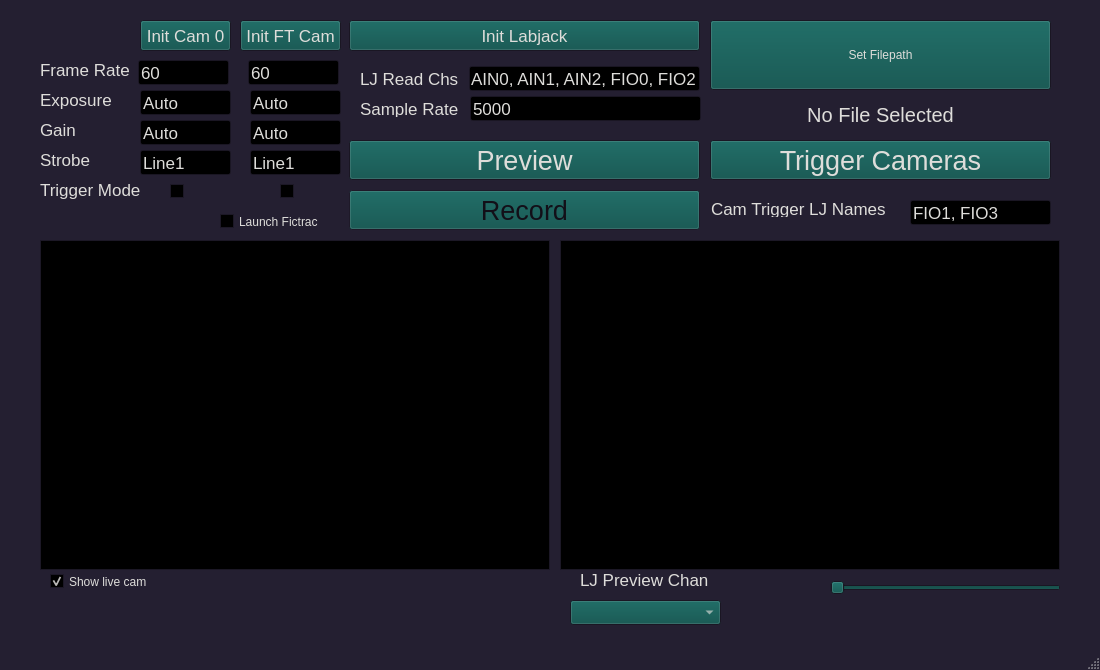
<?xml version="1.0" encoding="UTF-8"?>
<ui version="4.0">
 <class>MainWindow</class>
 <widget class="QMainWindow" name="MainWindow">
  <property name="windowModality">
   <enum>Qt::WindowModal</enum>
  </property>
  <property name="geometry">
   <rect>
    <x>0</x>
    <y>0</y>
    <width>1100</width>
    <height>670</height>
   </rect>
  </property>
  <property name="palette">
   <palette>
    <active>
     <colorrole role="WindowText">
      <brush brushstyle="SolidPattern">
       <color alpha="255">
        <red>222</red>
        <green>221</green>
        <blue>218</blue>
       </color>
      </brush>
     </colorrole>
     <colorrole role="Button">
      <brush brushstyle="SolidPattern">
       <color alpha="255">
        <red>5</red>
        <green>77</green>
        <blue>72</blue>
       </color>
      </brush>
     </colorrole>
     <colorrole role="Light">
      <brush brushstyle="SolidPattern">
       <color alpha="255">
        <red>54</red>
        <green>46</green>
        <blue>73</blue>
       </color>
      </brush>
     </colorrole>
     <colorrole role="Midlight">
      <brush brushstyle="SolidPattern">
       <color alpha="255">
        <red>45</red>
        <green>38</green>
        <blue>61</blue>
       </color>
      </brush>
     </colorrole>
     <colorrole role="Dark">
      <brush brushstyle="SolidPattern">
       <color alpha="255">
        <red>18</red>
        <green>15</green>
        <blue>24</blue>
       </color>
      </brush>
     </colorrole>
     <colorrole role="Mid">
      <brush brushstyle="SolidPattern">
       <color alpha="255">
        <red>24</red>
        <green>21</green>
        <blue>33</blue>
       </color>
      </brush>
     </colorrole>
     <colorrole role="Text">
      <brush brushstyle="SolidPattern">
       <color alpha="255">
        <red>222</red>
        <green>221</green>
        <blue>218</blue>
       </color>
      </brush>
     </colorrole>
     <colorrole role="BrightText">
      <brush brushstyle="SolidPattern">
       <color alpha="255">
        <red>0</red>
        <green>0</green>
        <blue>0</blue>
       </color>
      </brush>
     </colorrole>
     <colorrole role="ButtonText">
      <brush brushstyle="SolidPattern">
       <color alpha="255">
        <red>222</red>
        <green>221</green>
        <blue>218</blue>
       </color>
      </brush>
     </colorrole>
     <colorrole role="Base">
      <brush brushstyle="SolidPattern">
       <color alpha="255">
        <red>0</red>
        <green>0</green>
        <blue>0</blue>
       </color>
      </brush>
     </colorrole>
     <colorrole role="Window">
      <brush brushstyle="SolidPattern">
       <color alpha="255">
        <red>36</red>
        <green>31</green>
        <blue>49</blue>
       </color>
      </brush>
     </colorrole>
     <colorrole role="Shadow">
      <brush brushstyle="SolidPattern">
       <color alpha="255">
        <red>0</red>
        <green>0</green>
        <blue>0</blue>
       </color>
      </brush>
     </colorrole>
     <colorrole role="Highlight">
      <brush brushstyle="SolidPattern">
       <color alpha="255">
        <red>48</red>
        <green>140</green>
        <blue>198</blue>
       </color>
      </brush>
     </colorrole>
     <colorrole role="AlternateBase">
      <brush brushstyle="SolidPattern">
       <color alpha="255">
        <red>18</red>
        <green>15</green>
        <blue>24</blue>
       </color>
      </brush>
     </colorrole>
     <colorrole role="ToolTipBase">
      <brush brushstyle="SolidPattern">
       <color alpha="255">
        <red>255</red>
        <green>255</green>
        <blue>220</blue>
       </color>
      </brush>
     </colorrole>
     <colorrole role="ToolTipText">
      <brush brushstyle="SolidPattern">
       <color alpha="255">
        <red>0</red>
        <green>0</green>
        <blue>0</blue>
       </color>
      </brush>
     </colorrole>
     <colorrole role="PlaceholderText">
      <brush brushstyle="SolidPattern">
       <color alpha="128">
        <red>222</red>
        <green>221</green>
        <blue>218</blue>
       </color>
      </brush>
     </colorrole>
    </active>
    <inactive>
     <colorrole role="WindowText">
      <brush brushstyle="SolidPattern">
       <color alpha="255">
        <red>222</red>
        <green>221</green>
        <blue>218</blue>
       </color>
      </brush>
     </colorrole>
     <colorrole role="Button">
      <brush brushstyle="SolidPattern">
       <color alpha="255">
        <red>5</red>
        <green>77</green>
        <blue>72</blue>
       </color>
      </brush>
     </colorrole>
     <colorrole role="Light">
      <brush brushstyle="SolidPattern">
       <color alpha="255">
        <red>54</red>
        <green>46</green>
        <blue>73</blue>
       </color>
      </brush>
     </colorrole>
     <colorrole role="Midlight">
      <brush brushstyle="SolidPattern">
       <color alpha="255">
        <red>45</red>
        <green>38</green>
        <blue>61</blue>
       </color>
      </brush>
     </colorrole>
     <colorrole role="Dark">
      <brush brushstyle="SolidPattern">
       <color alpha="255">
        <red>18</red>
        <green>15</green>
        <blue>24</blue>
       </color>
      </brush>
     </colorrole>
     <colorrole role="Mid">
      <brush brushstyle="SolidPattern">
       <color alpha="255">
        <red>24</red>
        <green>21</green>
        <blue>33</blue>
       </color>
      </brush>
     </colorrole>
     <colorrole role="Text">
      <brush brushstyle="SolidPattern">
       <color alpha="255">
        <red>222</red>
        <green>221</green>
        <blue>218</blue>
       </color>
      </brush>
     </colorrole>
     <colorrole role="BrightText">
      <brush brushstyle="SolidPattern">
       <color alpha="255">
        <red>0</red>
        <green>0</green>
        <blue>0</blue>
       </color>
      </brush>
     </colorrole>
     <colorrole role="ButtonText">
      <brush brushstyle="SolidPattern">
       <color alpha="255">
        <red>222</red>
        <green>221</green>
        <blue>218</blue>
       </color>
      </brush>
     </colorrole>
     <colorrole role="Base">
      <brush brushstyle="SolidPattern">
       <color alpha="255">
        <red>0</red>
        <green>0</green>
        <blue>0</blue>
       </color>
      </brush>
     </colorrole>
     <colorrole role="Window">
      <brush brushstyle="SolidPattern">
       <color alpha="255">
        <red>36</red>
        <green>31</green>
        <blue>49</blue>
       </color>
      </brush>
     </colorrole>
     <colorrole role="Shadow">
      <brush brushstyle="SolidPattern">
       <color alpha="255">
        <red>0</red>
        <green>0</green>
        <blue>0</blue>
       </color>
      </brush>
     </colorrole>
     <colorrole role="Highlight">
      <brush brushstyle="SolidPattern">
       <color alpha="255">
        <red>48</red>
        <green>140</green>
        <blue>198</blue>
       </color>
      </brush>
     </colorrole>
     <colorrole role="AlternateBase">
      <brush brushstyle="SolidPattern">
       <color alpha="255">
        <red>18</red>
        <green>15</green>
        <blue>24</blue>
       </color>
      </brush>
     </colorrole>
     <colorrole role="ToolTipBase">
      <brush brushstyle="SolidPattern">
       <color alpha="255">
        <red>255</red>
        <green>255</green>
        <blue>220</blue>
       </color>
      </brush>
     </colorrole>
     <colorrole role="ToolTipText">
      <brush brushstyle="SolidPattern">
       <color alpha="255">
        <red>0</red>
        <green>0</green>
        <blue>0</blue>
       </color>
      </brush>
     </colorrole>
     <colorrole role="PlaceholderText">
      <brush brushstyle="SolidPattern">
       <color alpha="128">
        <red>222</red>
        <green>221</green>
        <blue>218</blue>
       </color>
      </brush>
     </colorrole>
    </inactive>
    <disabled>
     <colorrole role="WindowText">
      <brush brushstyle="SolidPattern">
       <color alpha="255">
        <red>18</red>
        <green>15</green>
        <blue>24</blue>
       </color>
      </brush>
     </colorrole>
     <colorrole role="Button">
      <brush brushstyle="SolidPattern">
       <color alpha="255">
        <red>5</red>
        <green>77</green>
        <blue>72</blue>
       </color>
      </brush>
     </colorrole>
     <colorrole role="Light">
      <brush brushstyle="SolidPattern">
       <color alpha="255">
        <red>54</red>
        <green>46</green>
        <blue>73</blue>
       </color>
      </brush>
     </colorrole>
     <colorrole role="Midlight">
      <brush brushstyle="SolidPattern">
       <color alpha="255">
        <red>45</red>
        <green>38</green>
        <blue>61</blue>
       </color>
      </brush>
     </colorrole>
     <colorrole role="Dark">
      <brush brushstyle="SolidPattern">
       <color alpha="255">
        <red>18</red>
        <green>15</green>
        <blue>24</blue>
       </color>
      </brush>
     </colorrole>
     <colorrole role="Mid">
      <brush brushstyle="SolidPattern">
       <color alpha="255">
        <red>24</red>
        <green>21</green>
        <blue>33</blue>
       </color>
      </brush>
     </colorrole>
     <colorrole role="Text">
      <brush brushstyle="SolidPattern">
       <color alpha="255">
        <red>18</red>
        <green>15</green>
        <blue>24</blue>
       </color>
      </brush>
     </colorrole>
     <colorrole role="BrightText">
      <brush brushstyle="SolidPattern">
       <color alpha="255">
        <red>0</red>
        <green>0</green>
        <blue>0</blue>
       </color>
      </brush>
     </colorrole>
     <colorrole role="ButtonText">
      <brush brushstyle="SolidPattern">
       <color alpha="255">
        <red>18</red>
        <green>15</green>
        <blue>24</blue>
       </color>
      </brush>
     </colorrole>
     <colorrole role="Base">
      <brush brushstyle="SolidPattern">
       <color alpha="255">
        <red>36</red>
        <green>31</green>
        <blue>49</blue>
       </color>
      </brush>
     </colorrole>
     <colorrole role="Window">
      <brush brushstyle="SolidPattern">
       <color alpha="255">
        <red>36</red>
        <green>31</green>
        <blue>49</blue>
       </color>
      </brush>
     </colorrole>
     <colorrole role="Shadow">
      <brush brushstyle="SolidPattern">
       <color alpha="255">
        <red>0</red>
        <green>0</green>
        <blue>0</blue>
       </color>
      </brush>
     </colorrole>
     <colorrole role="Highlight">
      <brush brushstyle="SolidPattern">
       <color alpha="255">
        <red>145</red>
        <green>145</green>
        <blue>145</blue>
       </color>
      </brush>
     </colorrole>
     <colorrole role="AlternateBase">
      <brush brushstyle="SolidPattern">
       <color alpha="255">
        <red>36</red>
        <green>31</green>
        <blue>49</blue>
       </color>
      </brush>
     </colorrole>
     <colorrole role="ToolTipBase">
      <brush brushstyle="SolidPattern">
       <color alpha="255">
        <red>255</red>
        <green>255</green>
        <blue>220</blue>
       </color>
      </brush>
     </colorrole>
     <colorrole role="ToolTipText">
      <brush brushstyle="SolidPattern">
       <color alpha="255">
        <red>0</red>
        <green>0</green>
        <blue>0</blue>
       </color>
      </brush>
     </colorrole>
     <colorrole role="PlaceholderText">
      <brush brushstyle="SolidPattern">
       <color alpha="128">
        <red>255</red>
        <green>255</green>
        <blue>255</blue>
       </color>
      </brush>
     </colorrole>
    </disabled>
   </palette>
  </property>
  <property name="windowTitle">
   <string>MainWindow</string>
  </property>
  <property name="unifiedTitleAndToolBarOnMac">
   <bool>true</bool>
  </property>
  <widget class="QWidget" name="centralwidget">
   <widget class="QPushButton" name="init_cam0_push">
    <property name="geometry">
     <rect>
      <x>140</x>
      <y>20</y>
      <width>91</width>
      <height>31</height>
     </rect>
    </property>
    <property name="font">
     <font>
      <family>Arial</family>
      <pointsize>13</pointsize>
     </font>
    </property>
    <property name="text">
     <string>Init Cam 0</string>
    </property>
   </widget>
   <widget class="QPushButton" name="init_lj_push">
    <property name="geometry">
     <rect>
      <x>349</x>
      <y>20</y>
      <width>351</width>
      <height>31</height>
     </rect>
    </property>
    <property name="font">
     <font>
      <family>Arial</family>
      <pointsize>13</pointsize>
     </font>
    </property>
    <property name="text">
     <string>Init Labjack</string>
    </property>
   </widget>
   <widget class="QLineEdit" name="fr_edit">
    <property name="geometry">
     <rect>
      <x>138</x>
      <y>60</y>
      <width>91</width>
      <height>25</height>
     </rect>
    </property>
    <property name="font">
     <font>
      <family>Arial</family>
      <pointsize>13</pointsize>
     </font>
    </property>
    <property name="layoutDirection">
     <enum>Qt::LeftToRight</enum>
    </property>
    <property name="text">
     <string>60</string>
    </property>
   </widget>
   <widget class="QLineEdit" name="et_edit">
    <property name="geometry">
     <rect>
      <x>140</x>
      <y>90</y>
      <width>91</width>
      <height>25</height>
     </rect>
    </property>
    <property name="font">
     <font>
      <family>Arial</family>
      <pointsize>13</pointsize>
     </font>
    </property>
    <property name="layoutDirection">
     <enum>Qt::LeftToRight</enum>
    </property>
    <property name="text">
     <string>Auto</string>
    </property>
   </widget>
   <widget class="QLineEdit" name="gain_edit">
    <property name="geometry">
     <rect>
      <x>140</x>
      <y>120</y>
      <width>91</width>
      <height>25</height>
     </rect>
    </property>
    <property name="font">
     <font>
      <family>Arial</family>
      <pointsize>13</pointsize>
     </font>
    </property>
    <property name="layoutDirection">
     <enum>Qt::LeftToRight</enum>
    </property>
    <property name="text">
     <string>Auto</string>
    </property>
   </widget>
   <widget class="QLineEdit" name="strobe_edit">
    <property name="geometry">
     <rect>
      <x>140</x>
      <y>150</y>
      <width>91</width>
      <height>25</height>
     </rect>
    </property>
    <property name="font">
     <font>
      <family>Arial</family>
      <pointsize>13</pointsize>
     </font>
    </property>
    <property name="layoutDirection">
     <enum>Qt::LeftToRight</enum>
    </property>
    <property name="text">
     <string>Line1</string>
    </property>
   </widget>
   <widget class="QLabel" name="label">
    <property name="geometry">
     <rect>
      <x>40</x>
      <y>50</y>
      <width>90</width>
      <height>40</height>
     </rect>
    </property>
    <property name="font">
     <font>
      <family>Arial</family>
      <pointsize>13</pointsize>
     </font>
    </property>
    <property name="layoutDirection">
     <enum>Qt::LeftToRight</enum>
    </property>
    <property name="text">
     <string>Frame Rate</string>
    </property>
   </widget>
   <widget class="QLabel" name="label_2">
    <property name="geometry">
     <rect>
      <x>40</x>
      <y>80</y>
      <width>81</width>
      <height>40</height>
     </rect>
    </property>
    <property name="font">
     <font>
      <family>Arial</family>
      <pointsize>13</pointsize>
     </font>
    </property>
    <property name="layoutDirection">
     <enum>Qt::LeftToRight</enum>
    </property>
    <property name="text">
     <string>Exposure</string>
    </property>
   </widget>
   <widget class="QLabel" name="label_3">
    <property name="geometry">
     <rect>
      <x>40</x>
      <y>110</y>
      <width>81</width>
      <height>40</height>
     </rect>
    </property>
    <property name="font">
     <font>
      <family>Arial</family>
      <pointsize>13</pointsize>
     </font>
    </property>
    <property name="layoutDirection">
     <enum>Qt::LeftToRight</enum>
    </property>
    <property name="text">
     <string>Gain</string>
    </property>
   </widget>
   <widget class="QLabel" name="label_6">
    <property name="geometry">
     <rect>
      <x>40</x>
      <y>140</y>
      <width>81</width>
      <height>40</height>
     </rect>
    </property>
    <property name="font">
     <font>
      <family>Arial</family>
      <pointsize>13</pointsize>
     </font>
    </property>
    <property name="layoutDirection">
     <enum>Qt::LeftToRight</enum>
    </property>
    <property name="text">
     <string>Strobe</string>
    </property>
   </widget>
   <widget class="QLabel" name="label_7">
    <property name="geometry">
     <rect>
      <x>40</x>
      <y>170</y>
      <width>101</width>
      <height>40</height>
     </rect>
    </property>
    <property name="font">
     <font>
      <family>Arial</family>
      <pointsize>13</pointsize>
     </font>
    </property>
    <property name="layoutDirection">
     <enum>Qt::LeftToRight</enum>
    </property>
    <property name="text">
     <string>Trigger Mode</string>
    </property>
   </widget>
   <widget class="QLineEdit" name="lj_chan_edit">
    <property name="geometry">
     <rect>
      <x>469</x>
      <y>66</y>
      <width>231</width>
      <height>25</height>
     </rect>
    </property>
    <property name="font">
     <font>
      <family>Arial</family>
      <pointsize>13</pointsize>
     </font>
    </property>
    <property name="text">
     <string>AIN0, AIN1, AIN2, FIO0, FIO2</string>
    </property>
   </widget>
   <widget class="QLabel" name="label_4">
    <property name="geometry">
     <rect>
      <x>360</x>
      <y>70</y>
      <width>101</width>
      <height>17</height>
     </rect>
    </property>
    <property name="font">
     <font>
      <family>Arial</family>
      <pointsize>13</pointsize>
     </font>
    </property>
    <property name="text">
     <string>LJ Read Chs</string>
    </property>
   </widget>
   <widget class="QLabel" name="label_5">
    <property name="geometry">
     <rect>
      <x>360</x>
      <y>100</y>
      <width>101</width>
      <height>17</height>
     </rect>
    </property>
    <property name="font">
     <font>
      <family>Arial</family>
      <pointsize>13</pointsize>
     </font>
    </property>
    <property name="text">
     <string>Sample Rate</string>
    </property>
   </widget>
   <widget class="QLineEdit" name="lj_sr_edit">
    <property name="geometry">
     <rect>
      <x>470</x>
      <y>96</y>
      <width>231</width>
      <height>25</height>
     </rect>
    </property>
    <property name="font">
     <font>
      <family>Arial</family>
      <pointsize>13</pointsize>
     </font>
    </property>
    <property name="text">
     <string>5000</string>
    </property>
   </widget>
   <widget class="QPushButton" name="preview_push">
    <property name="geometry">
     <rect>
      <x>349</x>
      <y>140</y>
      <width>351</width>
      <height>40</height>
     </rect>
    </property>
    <property name="font">
     <font>
      <family>Arial</family>
      <pointsize>20</pointsize>
     </font>
    </property>
    <property name="text">
     <string>Preview</string>
    </property>
   </widget>
   <widget class="QPushButton" name="record_push">
    <property name="enabled">
     <bool>false</bool>
    </property>
    <property name="geometry">
     <rect>
      <x>349</x>
      <y>190</y>
      <width>351</width>
      <height>40</height>
     </rect>
    </property>
    <property name="font">
     <font>
      <family>Arial</family>
      <pointsize>20</pointsize>
     </font>
    </property>
    <property name="text">
     <string>Record</string>
    </property>
   </widget>
   <widget class="ImageView" name="cam_prev">
    <property name="geometry">
     <rect>
      <x>40</x>
      <y>240</y>
      <width>510</width>
      <height>330</height>
     </rect>
    </property>
   </widget>
   <widget class="PlotWidget" name="lj_prev">
    <property name="geometry">
     <rect>
      <x>560</x>
      <y>240</y>
      <width>500</width>
      <height>330</height>
     </rect>
    </property>
   </widget>
   <widget class="QPushButton" name="set_path_push">
    <property name="geometry">
     <rect>
      <x>710</x>
      <y>20</y>
      <width>341</width>
      <height>70</height>
     </rect>
    </property>
    <property name="text">
     <string>Set Filepath</string>
    </property>
   </widget>
   <widget class="QLabel" name="filepath_label">
    <property name="geometry">
     <rect>
      <x>710</x>
      <y>100</y>
      <width>341</width>
      <height>30</height>
     </rect>
    </property>
    <property name="font">
     <font>
      <family>Arial</family>
      <pointsize>15</pointsize>
     </font>
    </property>
    <property name="text">
     <string>No File Selected</string>
    </property>
    <property name="alignment">
     <set>Qt::AlignCenter</set>
    </property>
   </widget>
   <widget class="QSlider" name="lj_prev_slider">
    <property name="geometry">
     <rect>
      <x>830</x>
      <y>580</y>
      <width>231</width>
      <height>16</height>
     </rect>
    </property>
    <property name="orientation">
     <enum>Qt::Horizontal</enum>
    </property>
   </widget>
   <widget class="QPushButton" name="lj_cam_trigger_push">
    <property name="geometry">
     <rect>
      <x>710</x>
      <y>140</y>
      <width>341</width>
      <height>40</height>
     </rect>
    </property>
    <property name="font">
     <font>
      <family>Arial</family>
      <pointsize>20</pointsize>
     </font>
    </property>
    <property name="text">
     <string>Trigger Cameras</string>
    </property>
   </widget>
   <widget class="QLabel" name="label_8">
    <property name="geometry">
     <rect>
      <x>711</x>
      <y>200</y>
      <width>181</width>
      <height>17</height>
     </rect>
    </property>
    <property name="font">
     <font>
      <family>Arial</family>
      <pointsize>13</pointsize>
     </font>
    </property>
    <property name="text">
     <string>Cam Trigger LJ Names</string>
    </property>
   </widget>
   <widget class="QLineEdit" name="lj_cam_trigger_chan_edit">
    <property name="geometry">
     <rect>
      <x>910</x>
      <y>200</y>
      <width>141</width>
      <height>25</height>
     </rect>
    </property>
    <property name="font">
     <font>
      <family>Arial</family>
      <pointsize>13</pointsize>
     </font>
    </property>
    <property name="text">
     <string>FIO1, FIO3</string>
    </property>
   </widget>
   <widget class="QLabel" name="label_9">
    <property name="geometry">
     <rect>
      <x>580</x>
      <y>570</y>
      <width>140</width>
      <height>20</height>
     </rect>
    </property>
    <property name="font">
     <font>
      <family>Arial</family>
      <pointsize>13</pointsize>
     </font>
    </property>
    <property name="text">
     <string>LJ Preview Chan</string>
    </property>
   </widget>
   <widget class="QComboBox" name="lj_chan_preview_drop">
    <property name="geometry">
     <rect>
      <x>570</x>
      <y>600</y>
      <width>151</width>
      <height>25</height>
     </rect>
    </property>
   </widget>
   <widget class="QCheckBox" name="cam_view_toggle">
    <property name="geometry">
     <rect>
      <x>50</x>
      <y>570</y>
      <width>121</width>
      <height>23</height>
     </rect>
    </property>
    <property name="text">
     <string>Show live cam</string>
    </property>
    <property name="checked">
     <bool>true</bool>
    </property>
   </widget>
   <widget class="QPushButton" name="init_cam1_push">
    <property name="geometry">
     <rect>
      <x>240</x>
      <y>20</y>
      <width>101</width>
      <height>31</height>
     </rect>
    </property>
    <property name="font">
     <font>
      <family>Arial</family>
      <pointsize>13</pointsize>
     </font>
    </property>
    <property name="text">
     <string>Init FT Cam</string>
    </property>
   </widget>
   <widget class="QLineEdit" name="fr_edit_2">
    <property name="geometry">
     <rect>
      <x>248</x>
      <y>60</y>
      <width>91</width>
      <height>25</height>
     </rect>
    </property>
    <property name="font">
     <font>
      <family>Arial</family>
      <pointsize>13</pointsize>
     </font>
    </property>
    <property name="layoutDirection">
     <enum>Qt::LeftToRight</enum>
    </property>
    <property name="text">
     <string>60</string>
    </property>
   </widget>
   <widget class="QLineEdit" name="et_edit_2">
    <property name="geometry">
     <rect>
      <x>250</x>
      <y>90</y>
      <width>91</width>
      <height>25</height>
     </rect>
    </property>
    <property name="font">
     <font>
      <family>Arial</family>
      <pointsize>13</pointsize>
     </font>
    </property>
    <property name="layoutDirection">
     <enum>Qt::LeftToRight</enum>
    </property>
    <property name="text">
     <string>Auto</string>
    </property>
   </widget>
   <widget class="QLineEdit" name="strobe_edit_2">
    <property name="geometry">
     <rect>
      <x>250</x>
      <y>150</y>
      <width>91</width>
      <height>25</height>
     </rect>
    </property>
    <property name="font">
     <font>
      <family>Arial</family>
      <pointsize>13</pointsize>
     </font>
    </property>
    <property name="layoutDirection">
     <enum>Qt::LeftToRight</enum>
    </property>
    <property name="text">
     <string>Line1</string>
    </property>
   </widget>
   <widget class="QLineEdit" name="gain_edit_2">
    <property name="geometry">
     <rect>
      <x>250</x>
      <y>120</y>
      <width>91</width>
      <height>25</height>
     </rect>
    </property>
    <property name="font">
     <font>
      <family>Arial</family>
      <pointsize>13</pointsize>
     </font>
    </property>
    <property name="layoutDirection">
     <enum>Qt::LeftToRight</enum>
    </property>
    <property name="text">
     <string>Auto</string>
    </property>
   </widget>
   <widget class="QCheckBox" name="launch_fictrac_toggle">
    <property name="geometry">
     <rect>
      <x>220</x>
      <y>210</y>
      <width>121</width>
      <height>23</height>
     </rect>
    </property>
    <property name="text">
     <string>Launch Fictrac</string>
    </property>
    <property name="checked">
     <bool>false</bool>
    </property>
   </widget>
   <widget class="QCheckBox" name="cam0_trigger_toggle">
    <property name="geometry">
     <rect>
      <x>170</x>
      <y>180</y>
      <width>16</width>
      <height>23</height>
     </rect>
    </property>
    <property name="text">
     <string/>
    </property>
    <property name="checked">
     <bool>false</bool>
    </property>
   </widget>
   <widget class="QCheckBox" name="cam1_trigger_toggle">
    <property name="geometry">
     <rect>
      <x>280</x>
      <y>180</y>
      <width>16</width>
      <height>23</height>
     </rect>
    </property>
    <property name="text">
     <string/>
    </property>
    <property name="checked">
     <bool>false</bool>
    </property>
   </widget>
  </widget>
  <widget class="QStatusBar" name="statusBar"/>
 </widget>
 <customwidgets>
  <customwidget>
   <class>ImageView</class>
   <extends>QGraphicsView</extends>
   <header>pyqtgraph</header>
  </customwidget>
  <customwidget>
   <class>PlotWidget</class>
   <extends>QGraphicsView</extends>
   <header>pyqtgraph</header>
  </customwidget>
 </customwidgets>
 <resources/>
 <connections/>
 <designerdata>
  <property name="gridDeltaX">
   <number>10</number>
  </property>
  <property name="gridDeltaY">
   <number>10</number>
  </property>
  <property name="gridSnapX">
   <bool>true</bool>
  </property>
  <property name="gridSnapY">
   <bool>true</bool>
  </property>
  <property name="gridVisible">
   <bool>true</bool>
  </property>
 </designerdata>
</ui>
